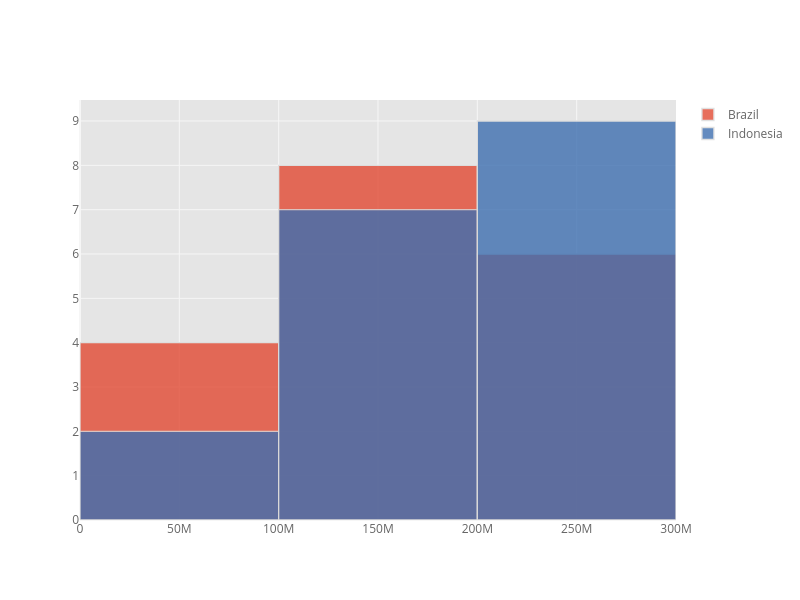

The notebook cell this image was saved under:
### Code cell
df_pivot[["Brazil", "Indonesia"]].iplot(
    kind="hist",
    bins=3,
    dimensions=(800,600)
    )

### Figure 1 — Plotly figure (JSON) as saved in the notebook; plotly's stock layout.template omitted (floating-point values rounded to 4 significant figures)
{"data": [{"histfunc": "count", "histnorm": "", "marker": {"color": "rgba(226, 74, 51, 1.0)", "line": {"color": "#D9D9D9", "width": 1.3}}, "name": "Brazil", "nbinsx": 3, "opacity": 0.8, "orientation": "v", "type": "histogram", "x": [62533919, 72179226, 83373530, 95113265, 107216205, 120694009, 135274080, 149003223, 162019896, 174790340, 186127103, 195713635, 204471769, 206163053, 207833823, 209469323, 211049527, 212559417]}, {"histfunc": "count", "histnorm": "", "marker": {"color": "rgba(62, 111, 176, 1.0)", "line": {"color": "#D9D9D9", "width": 1.3}}, "name": "Indonesia", "nbinsx": 3, "opacity": 0.8, "orientation": "v", "type": "histogram", "x": [77273425, 87751068, 100267062, 114793178, 130680727, 147447836, 164982451, 181413402, 196934260, 211513823, 226289470, 241834215, 258383256, 261556381, 264650963, 267670543, 270625568, 273523615]}], "layout": {"barmode": "overlay", "height": 600, "legend": {"bgcolor": "#FFFFFF", "font": {"color": "#666666"}}, "paper_bgcolor": "#FFFFFF", "plot_bgcolor": "#E5E5E5", "title": {"font": {"color": "#151516"}}, "width": 800, "xaxis": {"gridcolor": "#F6F6F6", "showgrid": true, "tickfont": {"color": "#666666"}, "title": {"font": {"color": "#666666"}, "text": ""}, "zerolinecolor": "#F6F6F6"}, "yaxis": {"gridcolor": "#F6F6F6", "showgrid": true, "tickfont": {"color": "#666666"}, "title": {"font": {"color": "#666666"}, "text": ""}, "zerolinecolor": "#F6F6F6"}}}
